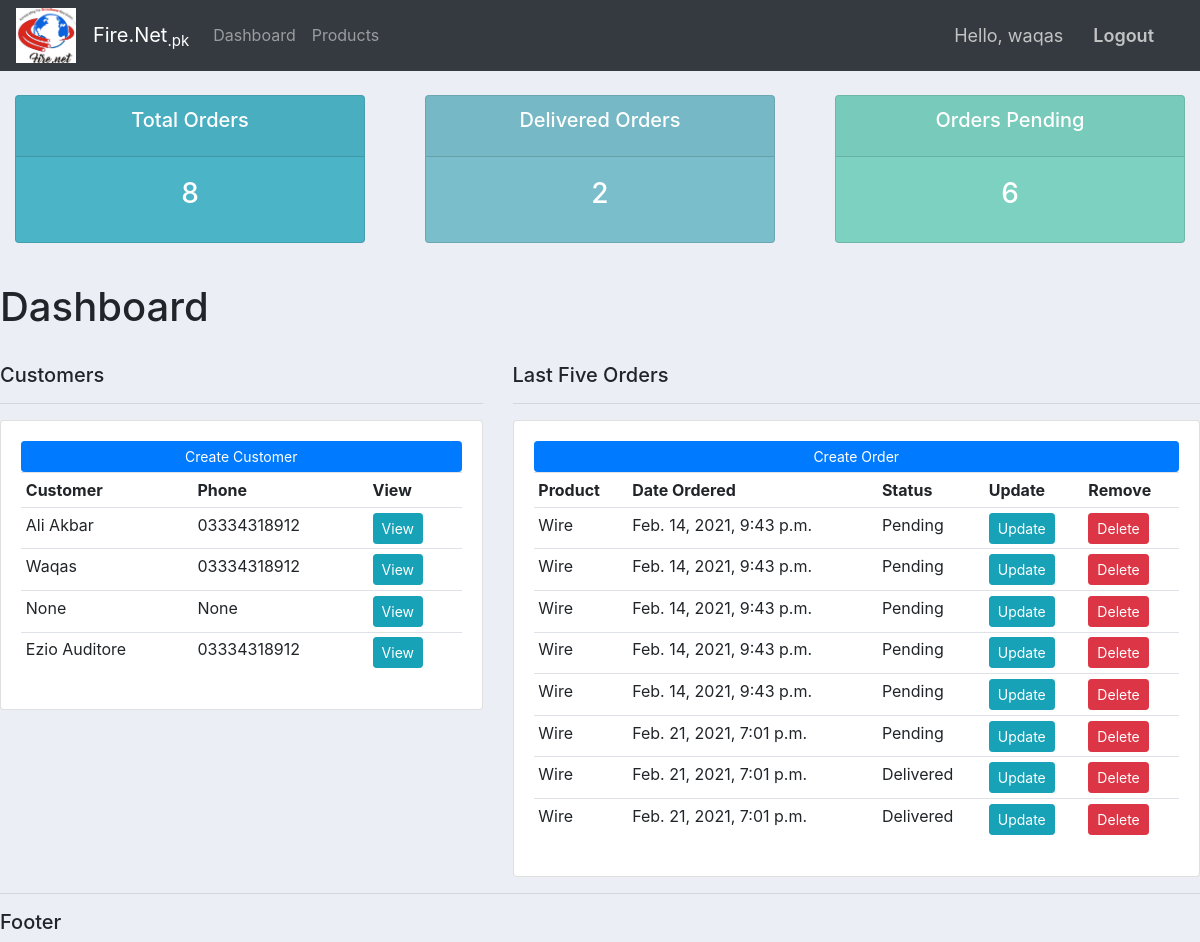
The app's page / (signed in) with its own data.
### accounts/models.py (models this page shows, shortened)
class Customer(models.Model):
    user = models.OneToOneField(User, null=True, blank=True,on_delete=models.CASCADE)
    name = models.CharField(max_length=235, null=True)
    phone = models.CharField(max_length=235, null=True)
    email = models.CharField(max_length=235, null=True)
    profile_pic = models.ImageField(default="favicon.ico", null=True, blank=True)
    date_created = models.DateTimeField(auto_now_add=True, null=True)

class Order(models.Model):
    STATUS = (
        ('Pending', 'Pending'),
        ('Out for delivery', 'Out for delivery'),
        ('Delivered', 'Delivered'),
    )
    customer = models.ForeignKey(Customer, null=True, on_delete=models.SET_NULL)
    product = models.ForeignKey(Product, null=True, on_delete=models.SET_NULL)
    date_created = models.DateTimeField(auto_now_add=True, null=True)
    status = models.CharField(max_length=235, null=True, choices=STATUS)
    note = models.CharField(max_length=1000, null=True)

class Product(models.Model):
    CATEGORY = (
        ('Indoor', 'Indoor'),
        ('Outdoor', 'Outdoor'),
    )
    name = models.CharField(max_length=235, null=True)
    price = models.FloatField(null=True)
    category = models.CharField(max_length=235, null=True, choices=CATEGORY)
    description = models.CharField(max_length=235, null=True, blank=True)
    date_created = models.DateTimeField(auto_now_add=True, null=True)
    tags = models.ManyToManyField(Tag)
    def __str__(self):
         return self.name

### accounts/decorators.py (the view)
    def wrapper_func(request, *args, **kwargs):
        group = None
        if request.user.groups.exists():
            group = request.user.groups.all()[0].name
        if group == 'customer':
            return redirect('user-page')
        if group == 'admin':
            return view_func(request, *args, **kwargs)

### accounts/views.py (called while the page is built)
@login_required(login_url='login')
@admin_only
def home(request):
    orders = Order.objects.all()
    customers = Customer.objects.all()
    total_customers = customers.count()
    total_orders = orders.count()
    delivered = orders.filter(status='Delivered').count()
    pending = orders.filter(status='Pending').count()
    context = {'orders':orders, 'customers':customers,
    'total_orders':total_orders, 'delivered':delivered,
    'pending':pending}
    return render(request, 'accounts/home.html', context)

### accounts/templates/accounts/home.html
{% extends 'accounts/main.html' %}
{% block content %}
{% include 'accounts/status.html' %}
<br>
<h1>Dashboard</h1>
<br>
<div class="row">
    <div class="col-md-5">
        <h5>Customers</h5>
        <hr>
        <div class="card card-body">
            <a class="btn btn-primary btn-sm btn-block" style="color: white;">Create Customer</a>
            <table class="table table-sm">
                <tr>
                    <th>Customer</th>
                    <th>Phone</th>
                    <th>View</th>
                </tr>
                {% for customer in customers %}
                <tr>
                    <td>{{customer.name}}</td>
                    <td>{{customer.phone}}</td>
                    <td><a class="btn btn-sm btn-info" href="/customer/{{customer.id}}">View</a></td>
                </tr>
                {% endfor %}
            </table>
        </div>
    </div>
    <div class="col-md-7">
        <h5>Last Five Orders</h5>
        <hr>
        <div class="card card-body">
            <a class="btn btn-primary   btn-sm btn-block" style="color: white;" href="{% url 'create_order' %}">Create Order</a>
            <table class="table table-sm">
                <tr>
                    <th>Product</th>
                    <th>Date Ordered</th>
                    <th>Status</th>
                    <th>Update</th>
                    <th>Remove</th>
                </tr>
                {% for order in orders %}
                <tr>
                    <td>{{order.product}}</td>
                    <td>{{order.date_created}}</td>
                    <td>{{order.status}}</td>
                    <td><a class="btn btn-sm btn-info" href="{% url 'update_order' order.id %}">Update</a></td>
                    <td><a class="btn btn-sm btn-danger" href="{% url 'delete_order' order.id %}">Delete</a></td>
                </tr>
                {% endfor %}
            </table>
        </div>
    </div>
</div>
{% endblock %}

### accounts/templates/accounts/main.html (shortened to what this page needs)
{% load static %}
<!DOCTYPE html>
<head>
</head>
<link rel="stylesheet" href="{% static 'css/bootstrap/bootstrap.min.css' %}">
<link rel="stylesheet" type="text/css" href="{% static '/css/main.css' %}">
<body>
    {% include 'accounts/navbar.html' %}
    {% block content %}
    {% endblock %}
    <hr>
    <h5>Footer</h5>
</body>

### accounts/templates/accounts/navbar.html (shortened to what this page needs)
{% load static %}
<nav class="navbar navbar-expand-lg navbar-dark bg-dark">
    <img src="{% static 'images/logo.jpg' %}" width="60px">
    <a class="navbar-brand">&nbsp;&nbsp;&nbsp;Fire.Net<sub>.pk</sub></a>
    <div class="collapse navbar-collapse" id="navbarNavAltMarkup">
      <div class="navbar-nav">
        {% if request.user.is_staff %}
        <a class="nav-item nav-link" href="/home/">Dashboard<span class="sr-only">(current)</span></a>
        <a class="nav-item nav-link" href="/products/">Products</a>
        {% else %}
        <a class="nav-item nav-link" href="{% url 'account' %}">Settings</a>
        {% endif %}
      </div>
    </div>
    <span class="hello-msg">Hello, {{request.user}}</span>
    <span><a class="hello-msg" href="{% url 'logout' %}">Logout</a></span>
  </nav>

### accounts/templates/accounts/status.html
<br>
<div class="row">
    <div class="col">
        <div class="col-md">
            <div class="card text-center text-white mb-3" id="total-orders">
                <div class="card-header">
                    <h5 class="card-title">Total Orders</h5>
                </div>
                <div class="card-body">
                    <h3 class="card-title">{{total_orders}}</h3>
                </div>
            </div>
        </div>
    </div>
    <div class="col">
        <div class="col-md">
            <div class="card text-center text-white mb-3" id="orders-delivered">
                <div class="card-header">
                    <h5 class="card-title">Delivered Orders</h5>
                </div>
                <div class="card-body">
                    <h3 class="card-title">{{delivered}}</h3>
                </div>
            </div>
        </div>
    </div>
    <div class="col">
        <div class="col-md">
            <div class="card text-center text-white mb-3" id="orders-pending">
                <div class="card-header">
                    <h5 class="card-title">Orders Pending</h5>
                </div>
                <div class="card-body">
                    <h3 class="card-title">{{pending}}</h3>
                </div>
            </div>
        </div>
    </div>
</div>

### static/css/main.css (style rules this page uses)
body { background-color: #ebeff5; }
#total-orders { background-color: #4cb4c7; }
#orders-delivered { background: #7abecc; }
#orders-pending { background-color: #7cd1c0; }

### accounts/templates/accounts/navbar.html (style rules this page uses)
a { transition-delay: .3s; transition-duration: .5s; }
.hello-msg { font-size: 18px; color: #c3c3c3; margin-right: 30px; }
span a { font-weight: 600; text-decoration: none; }

### records on screen
Customer: name "Ali Akbar", phone "03334318912"
Customer: name "Waqas", phone "03334318912"
Customer: name "None", phone "None"
Customer: name "Ezio Auditore", phone "03334318912"
Order: product "Wire", date_created "Feb. 14, 2021, 9:43 p.m.", status "Pending"
Order: product "Wire", date_created "Feb. 14, 2021, 9:43 p.m.", status "Pending"
Order: product "Wire", date_created "Feb. 14, 2021, 9:43 p.m.", status "Pending"
Order: product "Wire", date_created "Feb. 14, 2021, 9:43 p.m.", status "Pending"
Order: product "Wire", date_created "Feb. 14, 2021, 9:43 p.m.", status "Pending"
Order: product "Wire", date_created "Feb. 21, 2021, 7:01 p.m.", status "Pending"
Order: product "Wire", date_created "Feb. 21, 2021, 7:01 p.m.", status "Delivered"
Order: product "Wire", date_created "Feb. 21, 2021, 7:01 p.m.", status "Delivered"

### other values on screen
{{ request.user }} "waqas"
{{ total_orders }} "8"
{{ delivered }} "2"
{{ pending }} "6"
